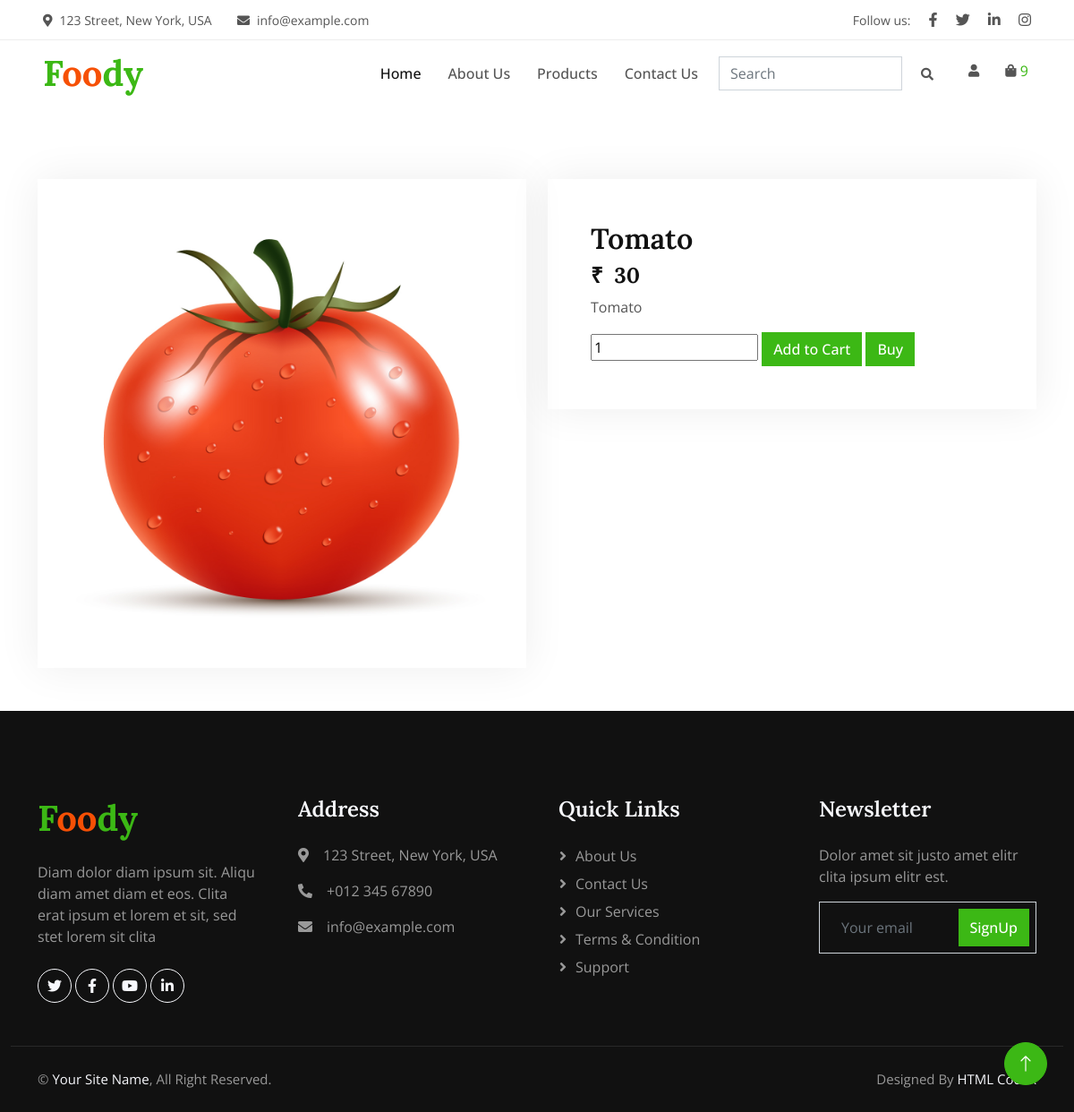
The page /home/product_detail/1/ (signed in) on the database its author committed.
### products/models.py (models this page shows, shortened)
class Product(models.Model):
    category = models.ForeignKey(Category, on_delete=models.CASCADE)
    product_name = models.CharField(max_length=100)
    image = models.ImageField(upload_to='static/products')
    price = models.CharField(max_length=20)
    description = models.TextField()
    stock = models.IntegerField(default=100)
    quantity_type = models.ForeignKey(QuantityVariant, blank=True, null=True, on_delete=models.PROTECT)
    color_type = models.ForeignKey(ColorVariant, blank=True, null=True, on_delete=models.PROTECT)
    size_type = models.ForeignKey(SizeVariant, blank=True, null=True, on_delete=models.PROTECT)

### home/views.py (the view)
# urls.py: path('product_detail/<int:product_id>/', product,name='product_detail'),
def product(request, product_id):
    product = Product.objects.get(pk=product_id)
    user = request.user
    cart_items_count = CartItems.objects.filter(user=user).count()
    return render(request,'product/product.html',{'product':product,'count':cart_items_count})

### ecomproject/context_processors.py (called while the page is built)
def custom_context(request):
    user = request.user
    if request.user.is_authenticated:
        user_email = request.user.email
    else:
        user_email = None
    return {
        'user_name': user.username,'user_email': user_email
    }

### templates/product/product.html (shortened to what this page needs)
<!DOCTYPE html>
<html lang="en">
    {% load static %}
<head>
    <link href="https://cdnjs.cloudflare.com/ajax/libs/font-awesome/5.10.0/css/all.min.css" rel="stylesheet">
    <link href="https://cdn.jsdelivr.net/npm/bootstrap-icons@1.4.1/font/bootstrap-icons.css" rel="stylesheet">
    <link rel="stylesheet" type="text/css" href="{% static 'lib/animate/animate.min.css' %}">
    <link rel="stylesheet" type="text/css" href="{% static 'lib/owlcarousel/assets/owl.carousel.min.css' %}">
    <link rel="stylesheet" type="text/css" href="{% static 'css/bootstrap.min.css' %}">
    <link rel="stylesheet" type="text/css" href="{% static 'css/style.css' %}">
    <link rel="stylesheet" type="text/css" href="{% static 'css/my.css' %}">
</head>
<body>
    {% include 'navbar.html' %}
    <div class="container" style=" margin-top: 200px;">
        <div class="row">
          <div class="col-md-6">
            <div class="product-item">
                <div class="product-image">
                  <img class=" w-100 h-100" src="{{ product.image.url }}" alt="{{ product.name }}">
                </div>
            </div>
          </div>
          <div class="col-md-6">
            <div class="product-item p-5">
                <div class="product-details">
                    <h2 class="product-title">{{ product.product_name }}</h2>
                    <h4 class="product-price"><b>&#8377;&nbsp;&nbsp;{{ product.price }}</b></h4>
                    <p class="product-description">{{ product.description }}</p>
                    <form id="add-to-cart-form" method="POST">
                      <input type="number" name="quantity" value="1" min="1">
                      <button type="submit" class="btn btn-primary">Add to Cart</button>
                      <a href="#" class="btn btn-primary">Buy</a>
                    </form>
                </div>
            </div>
          </div>
        </div>
    </div>
    {% include 'footer.html' %}
    <a href="#" class="btn btn-lg btn-primary btn-lg-square rounded-circle back-to-top"><i class="bi bi-arrow-up"></i></a>
</body>
</html>

### static/css/style.css (style rules this page uses)
:root { --primary: #3CB815; --secondary: #F65005; --light: #F7F8FC; --dark: #111111; }
.back-to-top { position: fixed; display: none; right: 30px; bottom: 30px; z-index: 99; }
.btn { font-weight: 500; transition: .5s; }
.btn.btn-primary, .btn.btn-secondary, .btn.btn-outline-primary:hover, .btn.btn-outline-secondary:hover { color: #FFFFFF; }
.btn-lg-square { width: 48px; height: 48px; }
.btn-square, .btn-sm-square, .btn-lg-square { padding: 0; display: flex; align-items: center; justify-content: center; font-weight: normal; }
.product-item { box-shadow: 0 0 45px rgba(0, 0, 0, .07); }
.product-item img { transition: .5s; }

### rows shown on the page
Product: image (picture), product_name "Tomato", price "30", description "Tomato"

### other values the page prints
{{ count }} "9"
